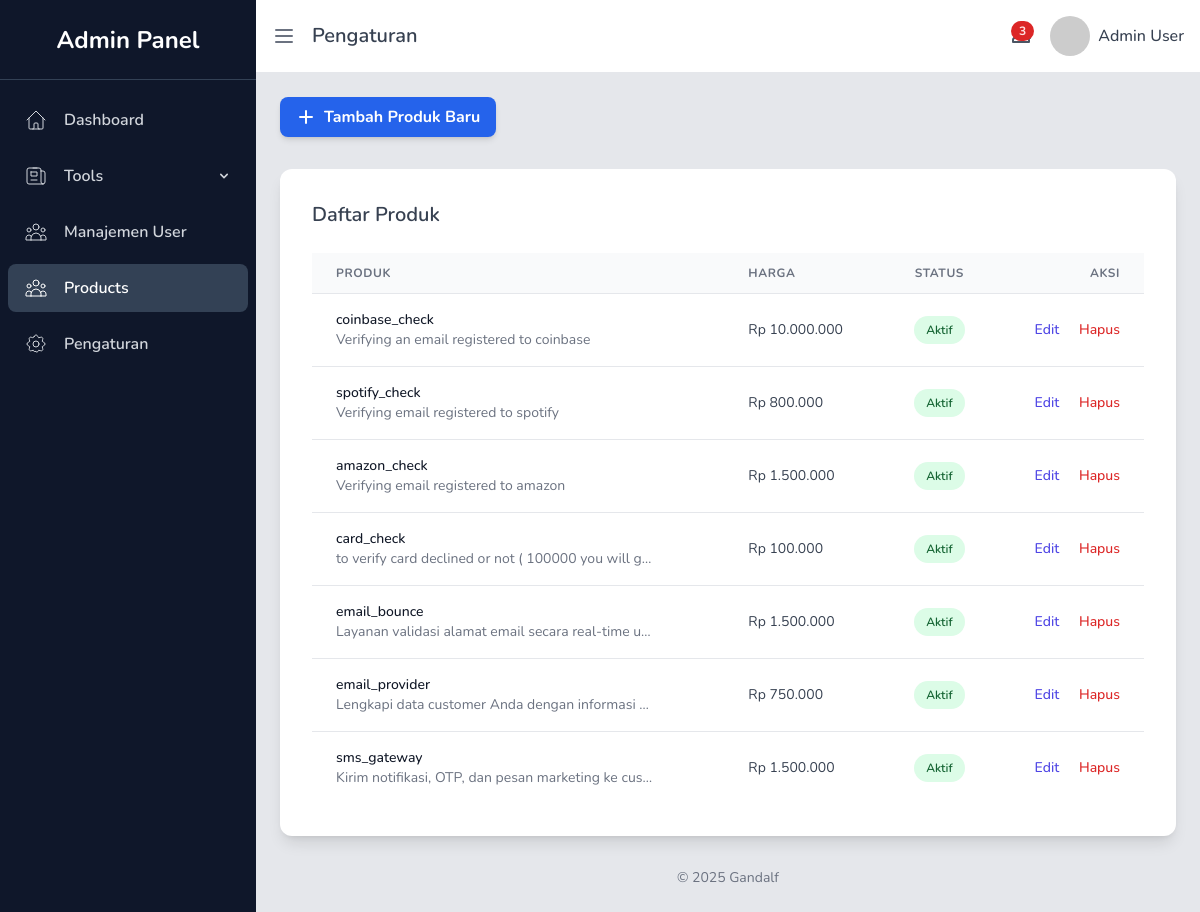
Screenshot of /admin/products.php (signed in) with the database file from the repository.
### tables this page shows
CREATE TABLE `products` (
  `id` int(10) unsigned NOT NULL AUTO_INCREMENT,
  `product_name` varchar(100) NOT NULL,
  `description` text DEFAULT NULL,
  `price` decimal(10,2) NOT NULL DEFAULT 0.00,
  `is_active` tinyint(1) NOT NULL DEFAULT 1,
  `created_at` timestamp NULL DEFAULT current_timestamp(),
  `updated_at` timestamp NULL DEFAULT current_timestamp() ON UPDATE current_timestamp(),
  PRIMARY KEY (`id`),
  UNIQUE KEY `product_name` (`product_name`)
);

### admin/products.php (the view, shortened to what this page needs)
<?php
require_once '../config.php';
$products = [];
$result = $conn->query("SELECT * FROM products ORDER BY created_at DESC");
if ($result) {
    while ($row = $result->fetch_assoc()) {
        $products[] = $row;
    }
}
?>
<?php $currentPage = 'Produk';  ?>
<!DOCTYPE html>
<html lang="id">
    <head>
        <script src="https://cdn.tailwindcss.com"></script>
    </head>
    <body class="bg-gray-100">
        <div class="flex h-screen bg-gray-200">
            <?php include "sidebar.php"; ?>
            <div class="flex-1 flex flex-col overflow-hidden transition-all duration-300 ease-in-out ml-0 lg:ml-64" id="main-content">
                <header class="flex items-center justify-between p-4 bg-white border-b sticky top-0 z-30">
                    <div class="flex items-center">
                        <button id="sidebar-toggle" class="text-gray-500 focus:outline-none">
                            <svg class="w-6 h-6" fill="none" stroke="currentColor" viewBox="0 0 24 24" xmlns="http://www.w3.org/2000/svg">
                                <path stroke-linecap="round" stroke-linejoin="round" stroke-width="2" d="M4 6h16M4 12h16M4 18h16"></path>
                            </svg>
                        </button>
                        <h2 class="text-xl font-semibold text-gray-700 ml-4">Pengaturan</h2>
                    </div>
                    <div class="flex items-center space-x-4" x-data="{ notificationOpen: false, profileOpen: false }">
                        <div class="relative">
                            <button @click="notificationOpen = !notificationOpen" class="relative text-gray-600 hover:text-gray-800 focus:outline-none">
                                <span class="absolute top-0 right-0 inline-flex items-center justify-center px-2 py-1 text-xs font-bold leading-none text-red-100 bg-red-600 rounded-full">3</span>
                            </button>
                        </div>
                        <?php include "profile.php"; ?>
                    </div>
                </header>
                <main class="flex-1 p-6 overflow-x-hidden overflow-y-auto">
                    <div x-data="{ open: false }" class="mb-8">
                        <button @click="open = !open" class="bg-blue-600 hover:bg-blue-700 text-white font-bold py-2 px-4 rounded-lg shadow-md transition-colors duration-200 flex items-center">
                           <svg xmlns="http://www.w3.org/2000/svg" class="h-5 w-5 mr-2" viewBox="0 0 20 20" fill="currentColor"><path fill-rule="evenodd" d="M10 3a1 1 0 011 1v5h5a1 1 0 110 2h-5v5a1 1 0 11-2 0v-5H4a1 1 0 110-2h5V4a1 1 0 011-1z" clip-rule="evenodd" /></svg>
                            <span x-text="open ? 'Tutup Form' : 'Tambah Produk Baru'"></span>
                        </button>
                    </div>
                    <div class="bg-white p-6 md:p-8 rounded-xl shadow-lg">
                        <h2 class="text-xl font-semibold text-gray-700 mb-6">Daftar Produk</h2>
                        <div class="overflow-x-auto">
                            <table class="min-w-full divide-y divide-gray-200">
                                <thead class="bg-gray-50">
                                    <tr>
                                        <th class="px-6 py-3 text-left text-xs font-bold text-gray-500 uppercase tracking-wider">Produk</th>
                                        <th class="px-6 py-3 text-left text-xs font-bold text-gray-500 uppercase tracking-wider">Harga</th>
                                        <th class="px-6 py-3 text-center text-xs font-bold text-gray-500 uppercase tracking-wider">Status</th>
                                        <th class="px-6 py-3 text-right text-xs font-bold text-gray-500 uppercase tracking-wider">Aksi</th>
                                    </tr>
                                </thead>
                                <tbody class="bg-white divide-y divide-gray-200">
                                    <?php if (!empty($products)): ?>
                                        <?php foreach ($products as $product): ?>
                                            <tr>
                                                <td class="px-6 py-4 whitespace-nowrap">
                                                    <div class="text-sm font-medium text-gray-900"><?= htmlspecialchars($product['product_name']); ?></div>
                                                    <div class="text-sm text-gray-500 truncate max-w-xs"><?= htmlspecialchars($product['description']); ?></div>
                                                </td>
                                                <td class="px-6 py-4 whitespace-nowrap text-sm text-gray-700">Rp <?= number_format($product['price'], 0, ',', '.'); ?></td>
                                                <td class="px-6 py-4 whitespace-nowrap text-center text-sm">
                                                    <?php if ($product['is_active']): ?>
                                                        <span class="px-3 py-1 inline-flex text-xs leading-5 font-semibold rounded-full bg-green-100 text-green-800">Aktif</span>
                                                    <?php else: ?>
                                                        <span class="px-3 py-1 inline-flex text-xs leading-5 font-semibold rounded-full bg-gray-100 text-gray-800">Nonaktif</span>
                                                    <?php endif; ?>
                                                </td>
                                                <td class="px-6 py-4 whitespace-nowrap text-right text-sm font-medium">
                                                    <a href="edit_product.php?id=<?= $product['id']; ?>" class="text-indigo-600 hover:text-indigo-900">Edit</a>
                                                    <a href="delete_product.php?id=<?= $product['id']; ?>" class="text-red-600 hover:text-red-900 ml-4" onclick="return confirm('Apakah Anda yakin ingin menghapus produk ini?')">Hapus</a>
                                                </td>
                                            </tr>
                                        <?php endforeach; ?>
                                    <?php else: ?>
                                        <tr>
                                            <td colspan="4" class="px-6 py-4 text-center text-sm text-gray-500">Belum ada produk. Silakan tambahkan produk baru.</td>
                                        </tr>
                                    <?php endif; ?>
                                </tbody>
                            </table>
                        </div>
                    </div>
                    <footer class="mt-8 text-center text-sm text-gray-500">
                        &copy; 2025 Gandalf
                    </footer>
                </main>
            </div>
        </div>
    </body>
</html>

### admin/sidebar.php (shortened to what this page needs)
<aside id="sidebar" class="fixed top-0 left-0 z-40 w-64 h-screen bg-slate-900 text-white transition-transform duration-300 ease-in-out">
    <div class="flex items-center justify-center h-20 border-b border-slate-700">
        <h1 class="text-2xl font-bold">Admin Panel</h1>
    </div>
    <?php
        $toolsPages = ['Email Validation', 'Email Provider Check', 'Card Check', 'Amazon Email Check', 'Spotify Email Check'];
    ?>
    <nav class="mt-4 px-2" x-data="{ openMenu: '<?php echo in_array($currentPage, $toolsPages) ? 'tools' : '' ?>' }">
        <a href="dashboard.php" class="flex items-center px-4 py-3 rounded-lg transition-colors duration-200
            <?php echo ($currentPage == 'dashboard') ? 'bg-slate-700 text-white' : 'text-gray-300 hover:bg-slate-700 hover:text-white'; ?>">
            <svg class="w-6 h-6" fill="none" stroke="currentColor" viewBox="0 0 24 24"><path stroke-linecap="round" stroke-linejoin="round" d="M3 12l2-2m0 0l7-7 7 7M5 10v10a1 1 0 001 1h3m10-11l2 2m-2-2v10a1 1 0 01-1 1h-3m-6 0a1 1 0 001-1v-4a1 1 0 011-1h2a1 1 0 011 1v4a1 1 0 001 1m-6 0h6"/></svg>
            <span class="mx-4 font-semibold">Dashboard</span>
        </a>
        <div class="mt-2">
            <button @click="openMenu = openMenu === 'tools' ? '' : 'tools'" class="w-full flex justify-between items-center px-4 py-3 rounded-lg transition-colors duration-200
                <?php echo in_array($currentPage, $toolsPages) ? 'text-white' : 'text-gray-300 hover:bg-slate-700 hover:text-white'; ?>">
                <span class="flex items-center">
                    <svg class="w-6 h-6" fill="none" stroke="currentColor" viewBox="0 0 24 24"><path stroke-linecap="round" stroke-linejoin="round" d="M19 20H5a2 2 0 01-2-2V6a2 2 0 012-2h10a2 2 0 012 2v1m2 13a2 2 0 01-2-2V7m2 13a2 2 0 002-2V9a2 2 0 00-2-2h-2m-4-3H9M7 16h6M7 8h6v4H7V8z"/></svg>
                    <span class="mx-4 font-semibold">Tools</span>
                </span>
                <span>
                    <svg class="w-4 h-4 transition-transform duration-200" :class="{'rotate-180': openMenu === 'tools'}" fill="currentColor" viewBox="0 0 20 20"><path fill-rule="evenodd" d="M5.293 7.293a1 1 0 011.414 0L10 10.586l3.293-3.293a1 1 0 111.414 1.414l-4 4a1 1 0 01-1.414 0l-4-4a1 1 0 010-1.414z" clip-rule="evenodd"></path></svg>
                </span>
            </button>
        </div>
        <a href="users.php" class="flex items-center mt-2 px-4 py-3 rounded-lg transition-colors duration-200
            <?php echo ($currentPage == 'Manajemen User') ? 'bg-slate-700 text-white' : 'text-gray-300 hover:bg-slate-700 hover:text-white'; ?>">
            <span class="mx-4 font-semibold">Manajemen User</span>
        </a>
        <a href="products.php" class="flex items-center mt-2 px-4 py-3 rounded-lg transition-colors duration-200
            <?php echo ($currentPage == 'Produk') ? 'bg-slate-700 text-white' : 'text-gray-300 hover:bg-slate-700 hover:text-white'; ?>">
            <span class="mx-4 font-semibold">Products</span>
        </a>
        <a href="pengaturan.php" class="flex items-center mt-2 px-4 py-3 rounded-lg transition-colors duration-200
            <?php echo ($currentPage == 'Pengaturan') ? 'bg-slate-700 text-white' : 'text-gray-300 hover:bg-slate-700 hover:text-white'; ?>">
            <span class="mx-4 font-semibold">Pengaturan</span>
        </a>
    </nav>
</aside>

### admin/profile.php (shortened to what this page needs)
<div class="relative">
                            <button @click="profileOpen = !profileOpen" class="flex items-center space-x-2 focus:outline-none">
                                <img src="https://ui-avatars.com/api/?name=Admin+User&background=313a46&color=fff" alt="Avatar" class="w-10 h-10 rounded-full" />
                                <span class="hidden md:block font-medium text-gray-700">Admin User</span>
                            </button>
                        </div>

### admin/products.php (style rules this page uses)
body { font-family: "Nunito", sans-serif; }

### rows the page displays
products: product_name "coinbase_check", description "Verifying an email registered to coinbase", price "10.000.000", is_active "Aktif"
products: product_name "spotify_check", description "Verifying email registered to spotify", price "800.000", is_active "Aktif"
products: product_name "amazon_check", description "Verifying email registered to amazon", price "1.500.000", is_active "Aktif"
products: product_name "card_check", description "to verify card declined or not ( 100000 you will g…", price "100.000", is_active "Aktif"
products: product_name "email_bounce", description "Layanan validasi alamat email secara real-time u…", price "1.500.000", is_active "Aktif"
products: product_name "email_provider", description "Lengkapi data customer Anda dengan informasi…", price "750.000", is_active "Aktif"
products: product_name "sms_gateway", description "Kirim notifikasi, OTP, dan pesan marketing ke cus…", price "1.500.000", is_active "Aktif"
